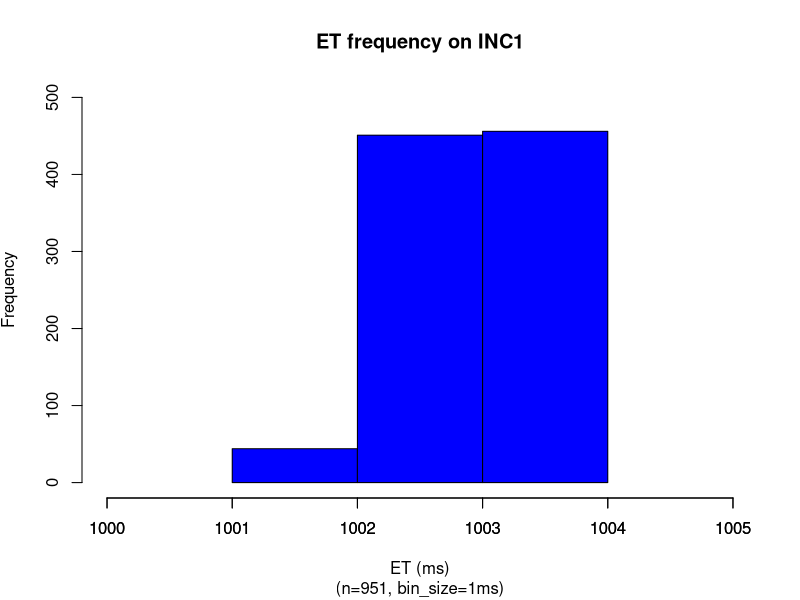
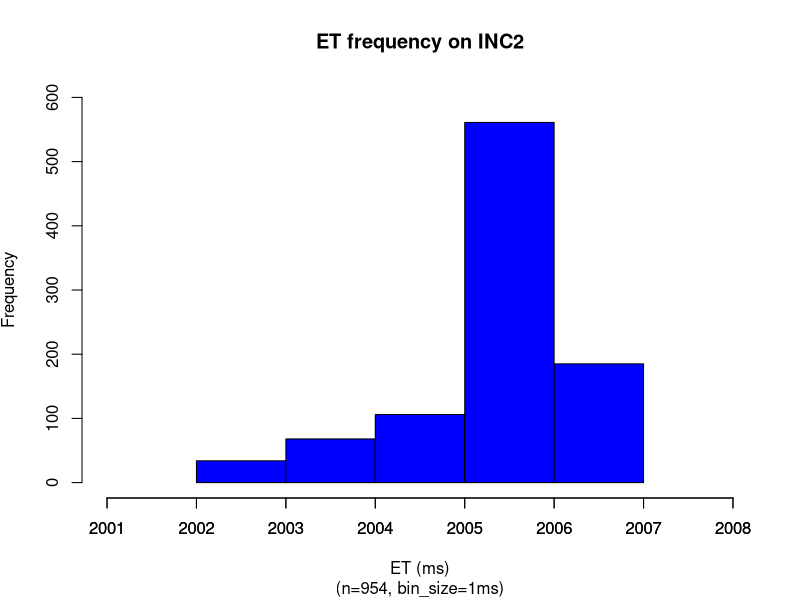
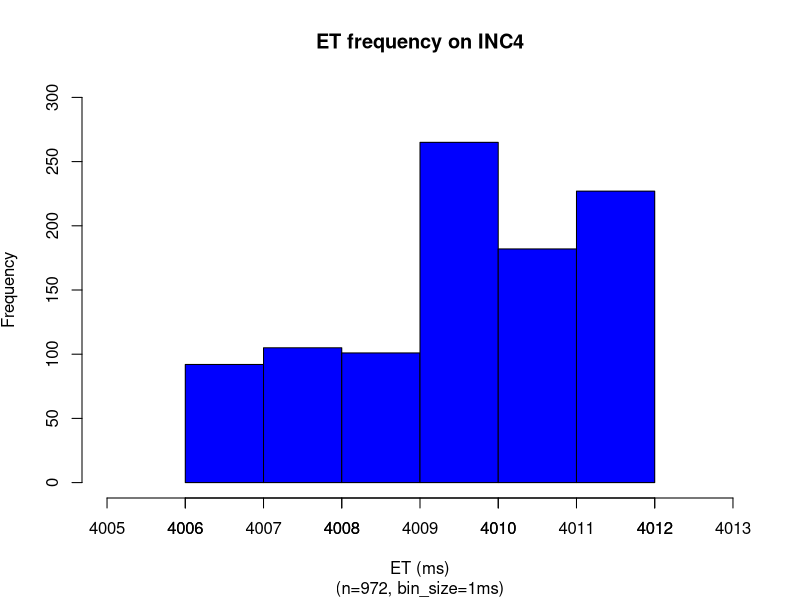
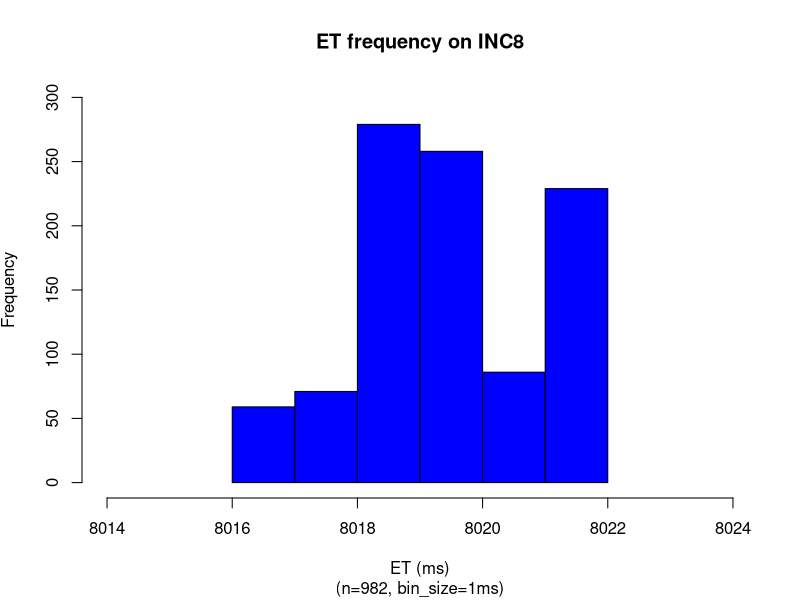
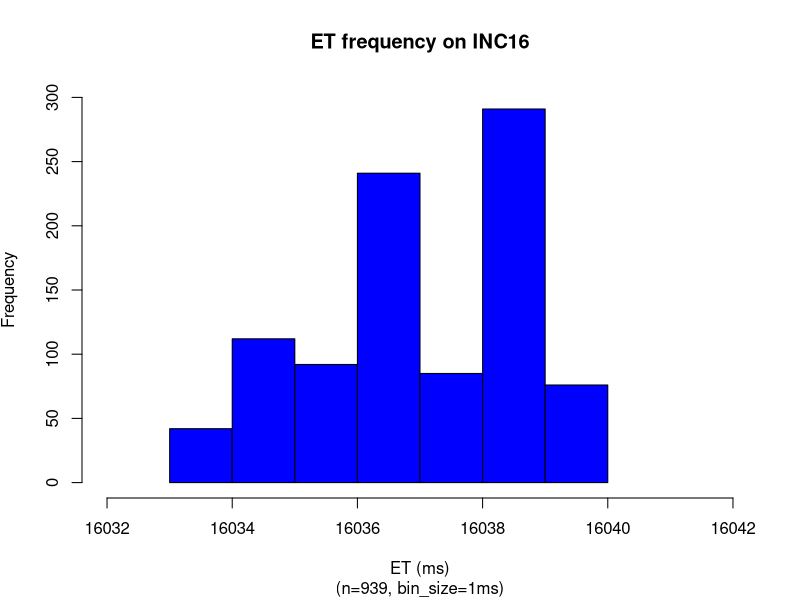
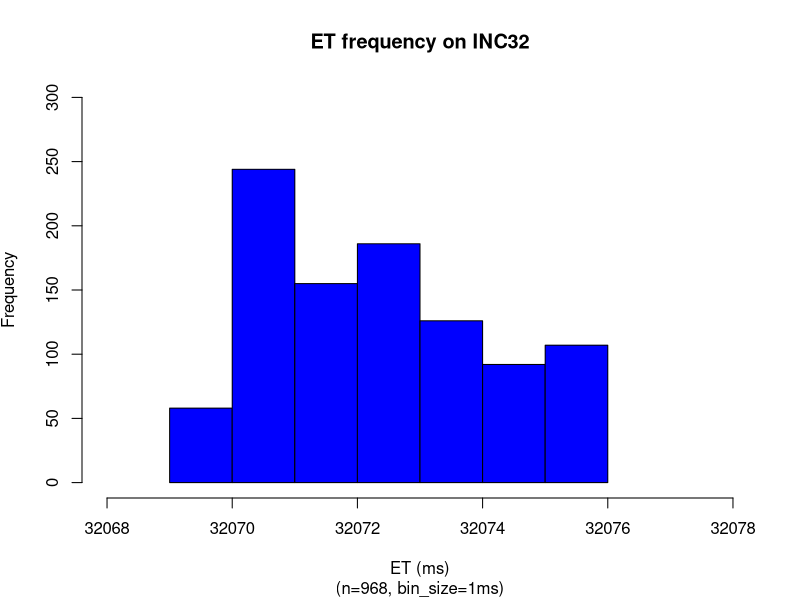
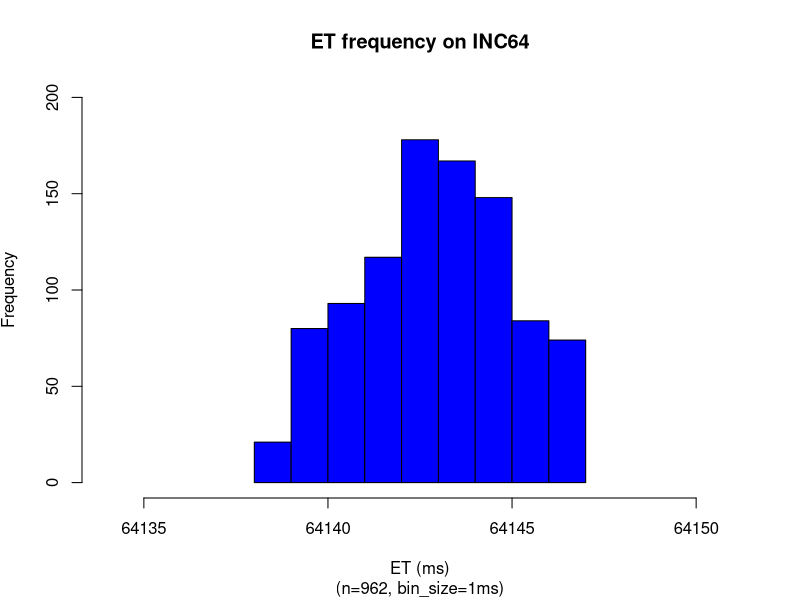
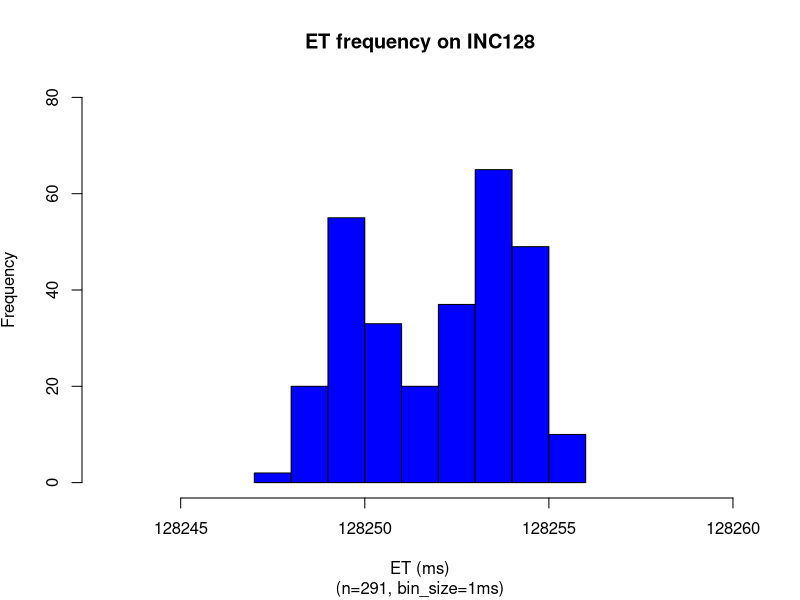

Source code (R) for these figures, in order:
x = read.csv(file="1_sec.dat",head=TRUE,sep="\t")
setEPS()
postscript("1_sec_et_hist_v5.eps")
binsize=1
x_up = mean(x$METIME) + 2*sd(x$METIME)
x_dn = mean(x$METIME) - 2*sd(x$METIME)
x = subset(x, x$METIME >= x_dn & x$METIME <= x_up)
nbins <- ceiling((max(x$METIME)-min(x$METIME)) / binsize)
h = hist(x$METIME, right=F, breaks=nbins,plot=F)
ymax <- max(h$counts)
ymax <- ceiling(ymax/100)*100
xmin <-min(x$METIME)
xmax <-max(x$METIME)
plot(h, axes = TRUE,freq=TRUE,ylim=c(0,ymax), xlim=c(xmin-1,xmax+1),col="blue", main='ET frequency on INC1', 
sub=paste("(n=",nrow(x),", bin_size=",binsize,"ms)",sep=""), 
xlab='ET (ms)', ylab=expression('Frequency'))
xaxtl <- seq(xmin-1,xmax+1,by=1)
axis(side=1, at=xaxtl, labels=xaxtl)
dev.off()

x = read.csv(file="2_sec.dat",head=TRUE,sep="\t")
setEPS()
postscript("2_sec_et_hist_v5.eps")
binsize=1
x_up = mean(x$METIME) + 2*sd(x$METIME)
x_dn = mean(x$METIME) - 2*sd(x$METIME)
x = subset(x, x$METIME >= x_dn & x$METIME <= x_up)
nbins <- ceiling((max(x$METIME)-min(x$METIME)) / binsize)
h = hist(x$METIME, right=F, breaks=nbins,plot=F)
ymax <- max(h$counts)
ymax <- ceiling(ymax/100)*100
xmin <-min(x$METIME)
xmax <-max(x$METIME)
plot(h, axes = TRUE,freq=TRUE,ylim=c(0,ymax), xlim=c(xmin-1,xmax+1),col="blue", main='ET frequency on INC2', 
sub=paste("(n=",nrow(x),", bin_size=",binsize,"ms)",sep=""), 
xlab='ET (ms)', ylab=expression('Frequency'))
xaxtl <- seq(xmin-1,xmax+1,by=1)
axis(side=1, at=xaxtl, labels=xaxtl)
dev.off()

x = read.csv(file="4_sec.dat",head=TRUE,sep="\t")
setEPS()
postscript("4_sec_et_hist_v5.eps")
binsize=1
x_up = mean(x$METIME) + 2*sd(x$METIME)
x_dn = mean(x$METIME) - 2*sd(x$METIME)
x = subset(x, x$METIME >= x_dn & x$METIME <= x_up)
nbins <- ceiling((max(x$METIME)-min(x$METIME)) / binsize)
h = hist(x$METIME, right=F, breaks=nbins,plot=F)
ymax <- max(h$counts)
ymax <- ceiling(ymax/100)*100
xmin <-min(x$METIME)
xmax <-max(x$METIME)
plot(h, axes = TRUE,freq=TRUE,ylim=c(0,ymax), xlim=c(xmin-1,xmax+1),col="blue", main='ET frequency on INC4', 
sub=paste("(n=",nrow(x),", bin_size=",binsize,"ms)",sep=""), 
xlab='ET (ms)', ylab=expression('Frequency'))
xaxtl <- seq(xmin-1,xmax+1,by=1)
axis(side=1, at=xaxtl, labels=xaxtl)
dev.off()

x = read.csv(file="8_sec.dat",head=TRUE,sep="\t")
setEPS()
postscript("8_sec_et_hist_v5.eps")
binsize=1
x <- subset(x, x$ITERNUM != 629 & x$ITERNUM != 658)
x_up = mean(x$METIME) + 2*sd(x$METIME)
x_dn = mean(x$METIME) - 2*sd(x$METIME)
x = subset(x, x$METIME >= x_dn & x$METIME <= x_up)
nbins <- ceiling((max(x$METIME)-min(x$METIME)) / binsize)
h = hist(x$METIME, right=F, breaks=nbins,plot=F)
xmin <-min(x$METIME)
xmax <-max(x$METIME)
ymax <- max(h$counts)
ymax <- ceiling(ymax/100)*100
plot(h, freq=TRUE,ylim=c(0,ymax), xlim=c(xmin-binsize-1,xmax+binsize+1),col="blue", main='ET frequency on INC8', 
sub=paste("(n=",nrow(x),", bin_size=",binsize,"ms)",sep=""), 
xlab='ET (ms)', ylab=expression('Frequency'))
dev.off()

x = read.csv(file="16_sec.dat",head=TRUE,sep="\t")
setEPS()
postscript("16_sec_et_hist_v5.eps")
x <- subset(x, x$ITERNUM != 686 & x$ITERNUM != 700)
x_up = mean(x$METIME) + 2*sd(x$METIME)
x_dn = mean(x$METIME) - 2*sd(x$METIME)
x = subset(x, x$METIME >= x_dn & x$METIME <= x_up)
nbins <- ceiling((max(x$METIME)-min(x$METIME)) / binsize)
h = hist(x$METIME, right=F, breaks=nbins,plot=F)
xmin <-min(x$METIME)
xmax <-max(x$METIME)
ymax <- max(h$counts)
ymax <- ceiling(ymax/100)*100
plot(h, freq=TRUE,ylim=c(0,ymax), xlim=c(xmin-1,xmax+2),col="blue", main='ET frequency on INC16', 
sub=paste("(n=",nrow(x),", bin_size=",binsize,"ms)",sep=""), 
xlab='ET (ms)', ylab=expression('Frequency'))
dev.off()


x = read.csv(file="32_sec.dat",head=TRUE,sep="\t")
setEPS()
postscript("32_sec_et_hist_v5.eps")
x <- subset(x, x$ITERNUM != 284 & x$ITERNUM != 291 & x$ITERNUM != 727 & x$ITERNUM != 732 & x$ITERNUM != 734)
x_up = mean(x$METIME) + 2*sd(x$METIME)
x_dn = mean(x$METIME) - 2*sd(x$METIME)
binsize=1
x = subset(x, x$METIME >= x_dn & x$METIME <= x_up)
nbins <- ceiling((max(x$METIME)-min(x$METIME)) / binsize)
h = hist(x$METIME, right=F, breaks=nbins,plot=F)
xmin <-min(x$METIME)
xmax <-max(x$METIME)
ymax <- max(h$counts)
ymax <- ceiling(ymax/100)*100
plot(h, freq=TRUE,ylim=c(0,ymax), xlim=c(xmin-1,xmax+2),col="blue", main='ET frequency on INC32', 
sub=paste("(n=",nrow(x),", bin_size=",binsize,"ms)",sep=""), 
xlab='ET (ms)', ylab=expression('Frequency'))
#xaxtl <- seq(xmin-1,xmax+1,by=1)
#axis(side=1, at=xaxtl, labels=xaxtl)
dev.off()

x = read.csv(file="64_sec.dat",head=TRUE,sep="\t")
setEPS()
postscript("64_sec_et_hist_v5.eps")
x <- subset(x, x$ITERNUM != 85 & x$ITERNUM != 89 & x$ITERNUM != 308 & x$ITERNUM != 312 & x$ITERNUM != 437 & x$ITERNUM != 437 & x$ITERNUM != 531 & x$ITERNUM != 535 & x$ITERNUM != 754 & x$ITERNUM != 758 & x$ITERNUM != 977 & x$ITERNUM != 981)
x_up = mean(x$METIME) + 2*sd(x$METIME)
x_dn = mean(x$METIME) - 2*sd(x$METIME)
binsize=1
x = subset(x, x$METIME >= x_dn & x$METIME <= x_up)
nbins <- ceiling((max(x$METIME)-min(x$METIME)) / binsize)
h = hist(x$METIME, right=F, breaks=nbins,plot=F)
xmin <-min(x$METIME)
xmax <-max(x$METIME)
ymax <- max(h$counts)
ymax <- ceiling(ymax/100)*100
plot(h, freq=TRUE,ylim=c(0,ymax), xlim=c(xmin-4,xmax+4),col="blue", main='ET frequency on INC64', 
sub=paste("(n=",nrow(x),", bin_size=",binsize,"ms)",sep=""), 
xlab='ET (ms)', ylab=expression('Frequency'))
dev.off()

x = read.csv(file="128_sec.dat",head=TRUE,sep="\t")
setEPS()
postscript("128_sec_et_hist_v5.eps")
x <- subset(x, x$ITERNUM != 90 & x$ITERNUM != 202)
x_up = mean(x$METIME) + 2*sd(x$METIME)
x_dn = mean(x$METIME) - 2*sd(x$METIME)
binsize=1
x = subset(x, x$METIME >= x_dn & x$METIME <= x_up)
nbins <- ceiling((max(x$METIME)-min(x$METIME)) / binsize)
h = hist(x$METIME, right=F, breaks=nbins,plot=F)
xmin <-min(x$METIME)
xmax <-max(x$METIME)
ymax <- max(h$counts)
ymax <- ceiling(ymax/100)*100
ymax <- max(h$counts)
ymax <- 80
plot(h, freq=TRUE,ylim=c(0,ymax), xlim=c(xmin-4,xmax+4),col="blue", main='ET frequency on INC128', 
sub=paste("(n=",nrow(x),", bin_size=",binsize,"ms)",sep=""), 
xlab='ET (ms)', ylab=expression('Frequency'))
dev.off()

x = read.csv(file="256_sec.dat",head=TRUE,sep="\t")
setEPS()
postscript("256_sec_et_hist_v5.eps")
x <- subset(x, x$ITERNUM != 6 & x$ITERNUM != 62 & x$ITERNUM != 118 & x$ITERNUM != 171 & x$ITERNUM != 202 & x$ITERNUM != 258)
x_up = mean(x$METIME) + 2*sd(x$METIME)
x_dn = mean(x$METIME) - 2*sd(x$METIME)
binsize=1
x = subset(x, x$METIME >= x_dn & x$METIME <= x_up)
nbins <- ceiling((max(x$METIME)-min(x$METIME)) / binsize)
h = hist(x$METIME, right=F, breaks=nbins,plot=F)
xmin <-min(x$METIME)
xmax <-max(x$METIME)
ymax <- max(h$counts)
ymax <- ceiling(ymax/100)*100
ymax <- max(h$counts)
ymax <- 60
plot(h, freq=TRUE,ylim=c(0,ymax), xlim=c(xmin-3,xmax+2),col="blue", main='ET frequency on INC256', 
sub=paste("(n=",nrow(x),", bin_size=",binsize,"ms)",sep=""), 
xlab='ET (ms)', ylab=expression('Frequency'))
dev.off()

x = read.csv(file="512_sec.dat",head=TRUE,sep="\t")
setEPS()
postscript("512_sec_et_hist_v5.eps")
x <- subset(x, x$ITERNUM <= 300)
x <- subset(x, x$ITERNUM != 16 & x$ITERNUM != 44 & x$ITERNUM != 72 & x$ITERNUM != 100 & x$ITERNUM != 128 & x$ITERNUM != 156 &
	       x$ITERNUM != 184 & x$ITERNUM != 212 & x$ITERNUM != 240 & x$ITERNUM != 268 & x$ITERNUM != 296 & x$ITERNUM != 297)
x_up = mean(x$METIME) + 2*sd(x$METIME)
x_dn = mean(x$METIME) - 2*sd(x$METIME)
binsize=1
x = subset(x, x$METIME >= x_dn & x$METIME <= x_up)
nbins <- ceiling((max(x$METIME)-min(x$METIME)) / binsize)
h = hist(x$METIME, right=F, breaks=nbins,plot=F)
xmin <-min(x$METIME)
xmax <-max(x$METIME)
ymax <- max(h$counts)
ymax <- ceiling(ymax/100)*100
ymax <- max(h$counts)
ymax <- 50
plot(h, freq=TRUE,ylim=c(0,ymax), xlim=c(xmin-5,xmax+5),col="blue", main='ET frequency on INC512', 
sub=paste("(n=",nrow(x),", bin_size=",binsize,"ms)",sep=""), 
xlab='ET (ms)', ylab=expression('Frequency'))
dev.off()

x = read.csv(file="1024_sec.dat",head=TRUE,sep="\t")
setEPS()
postscript("1024_sec_et_hist_v5.eps")
x <- subset(x, x$ITERNUM != 27 & x$ITERNUM != 88 & x$ITERNUM != 252 & x$ITERNUM != 276)
x_up = mean(x$METIME) + 2*sd(x$METIME)
x_dn = mean(x$METIME) - 2*sd(x$METIME)
binsize=2
x = subset(x, x$METIME >= x_dn & x$METIME <= x_up)
nbins <- ceiling((max(x$METIME)-min(x$METIME)) / binsize)
h = hist(x$METIME, right=F, breaks=nbins,plot=F)
xmin <-min(x$METIME)
xmax <-max(x$METIME)
ymax <- max(h$counts)
ymax <- ceiling(ymax/100)*100
ymax <- max(h$counts)
ymax <- 60
plot(h, freq=TRUE,ylim=c(0,ymax), xlim=c(xmin-10,xmax+10),col="blue", main='ET frequency on INC1024', 
sub=paste("(n=",nrow(x),", bin_size=",binsize,"ms)",sep=""), 
xlab='ET (ms)', ylab=expression('Frequency'))
dev.off()

x = read.csv(file="2048_sec.dat",head=TRUE,sep="\t")
setEPS()
postscript("2048_sec_et_hist_v5.eps")
x <- subset(x, x$ITERNUM <= 300)
x <- subset(x, x$ITERNUM != 117)
x_up = mean(x$METIME) + 2*sd(x$METIME)
x_dn = mean(x$METIME) - 2*sd(x$METIME)
binsize=5
x = subset(x, x$METIME >= x_dn & x$METIME <= x_up)
nbins <- ceiling((max(x$METIME)-min(x$METIME)) / binsize)
h = hist(x$METIME, right=F, breaks=nbins,plot=F)
xmin <-min(x$METIME)
xmax <-max(x$METIME)
ymax <- max(h$counts)
ymax <- ceiling(ymax/100)*100
ymax <- max(h$counts)
ymax <- 80
plot(h, freq=TRUE,ylim=c(0,ymax), xlim=c(xmin-100,xmax+100),col="blue", main='ET frequency on INC2048', 
sub=paste("(n=",nrow(x),", bin_size=",binsize,"ms)",sep=""), 
xlab='ET (ms)', ylab=expression('Frequency'))
dev.off()

x = read.csv(file="4096_sec.dat",head=TRUE,sep="\t")
setEPS()
postscript("4096_sec_et_hist_v5.eps")
x <- subset(x, x$ITERNUM <= 300)
x <- subset(x, x$ITERNUM != 3 & x$ITERNUM != 36 & x$ITERNUM != 57 & x$ITERNUM != 116 & x$ITERNUM != 119 & x$ITERNUM != 135 & x$ITERNUM != 180 & x$ITERNUM != 284)
x_up = mean(x$METIME) + 2*sd(x$METIME)
x_dn = mean(x$METIME) - 2*sd(x$METIME)
binsize=50
x = subset(x, x$METIME >= x_dn & x$METIME <= x_up)
nbins <- ceiling((max(x$METIME)-min(x$METIME)) / binsize)
h = hist(x$METIME, right=F, breaks=nbins,plot=F)
xmin <-min(x$METIME)
xmax <-max(x$METIME)
ymax <- max(h$counts)
ymax <- ceiling(ymax/100)*100
ymax <- max(h$counts)
ymax <- 30
plot(h, freq=TRUE,ylim=c(0,ymax), xlim=c(xmin-500,xmax+500),col="blue", main='ET frequency on INC4096', 
sub=paste("(n=",nrow(x),", bin_size=",binsize,"ms)",sep=""), 
xlab='ET (ms)', ylab=expression('Frequency'))
dev.off()

x = read.csv(file="8192_sec.dat",head=TRUE,sep="\t")
x <- subset(x, x$ITERNUM <= 40)
setEPS()
postscript("8192_sec_et_hist_v5.eps")
x_up = mean(x$METIME) + 2*sd(x$METIME)
x_dn = mean(x$METIME) - 2*sd(x$METIME)
binsize=50
x = subset(x, x$METIME >= x_dn & x$METIME <= x_up)
nbins <- ceiling((max(x$METIME)-min(x$METIME)) / binsize)
h = hist(x$METIME, right=F, breaks=nbins,plot=F)
xmin <-min(x$METIME)
xmax <-max(x$METIME)
ymax <- max(h$counts)
ymax <- ceiling(ymax/100)*100
ymax <- max(h$counts)
ymax <- 10
plot(h, freq=TRUE,ylim=c(0,ymax), xlim=c(xmin-200,xmax+200),col="blue", main='ET frequency on INC8192', 
sub=paste("(n=",nrow(x),", bin_size=",binsize,"ms)",sep=""), 
xlab='ET (ms)', ylab=expression('Frequency'))
dev.off()

x = read.csv(file="16384_sec.dat",head=TRUE,sep="\t")
x <- subset(x, x$ITERNUM <= 40)
setEPS()
postscript("16384_sec_et_hist_v5.eps")
x <- subset(x, x$ITERNUM != 10 & x$ITERNUM != 16)
x_up = mean(x$METIME) + 2*sd(x$METIME)
x_dn = mean(x$METIME) - 2*sd(x$METIME)
binsize=50
x = subset(x, x$METIME >= x_dn & x$METIME <= x_up)
nbins <- ceiling((max(x$METIME)-min(x$METIME)) / binsize)
h = hist(x$METIME, right=F, breaks=nbins,plot=F)
xmin <-min(x$METIME)
xmax <-max(x$METIME)
ymax <- max(h$counts)
ymax <- ceiling(ymax/100)*100
ymax <- max(h$counts)
ymax <- 15
plot(h, freq=TRUE,ylim=c(0,ymax), xlim=c(xmin-100,xmax+300),col="blue", main='ET frequency on INC16384', 
sub=paste("(n=",nrow(x),", bin_size=",binsize,"ms)",sep=""), 
xlab='ET (ms)', ylab=expression('Frequency'))
dev.off()
